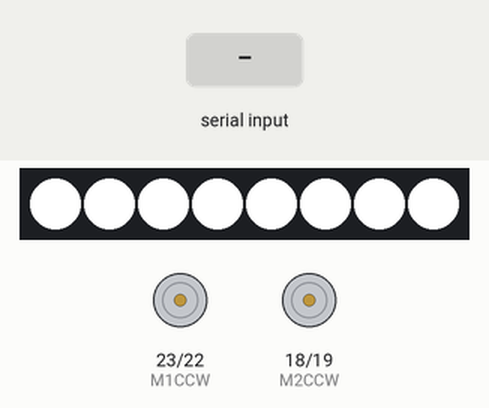
Simulated run of this sketch. Board: ESP32. On the bench: 8 RGB LEDs in strip order, left to right, motor-driver pin pairs drawn as motors (green arrow = first pin HIGH = forward, orange = second pin HIGH = backward, longer = more drive, scaled by the enable pin). Inputs (shaded band) come from the test bench. Nothing arrives over Bluetooth unless stated; what the sketch prints to the serial monitor is not drawn.

Above: at 1.2 s.
1.3 s: "F" received over the second serial link
At 2.4 s:
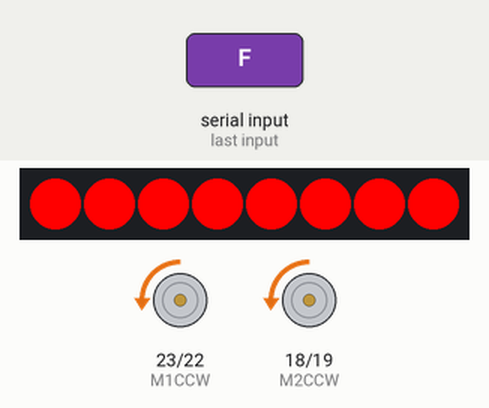
2.8 s: "R" received over the second serial link
At 3.6 s:
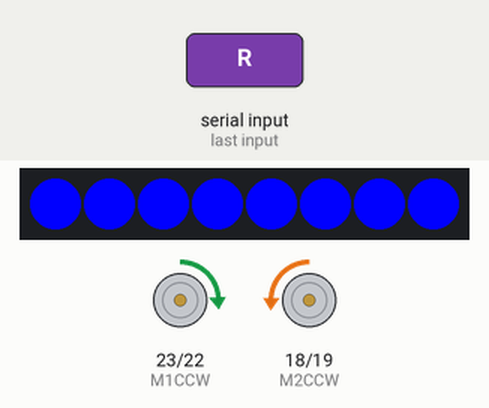
4.3 s: "L" received over the second serial link
At 4.8 s:
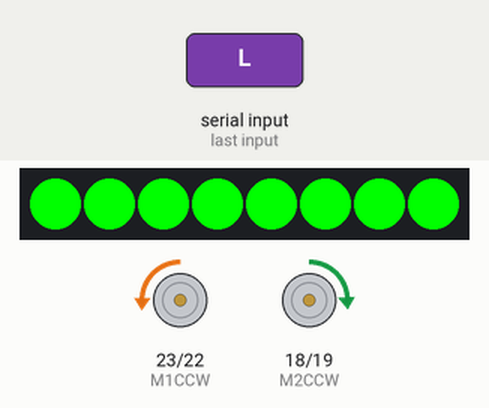
5.8 s: "B" received over the second serial link
At 7.0 s:
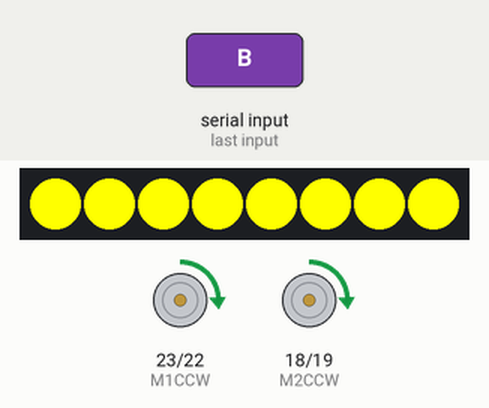
7.3 s: "T" received over the second serial link
At 8.3 s:
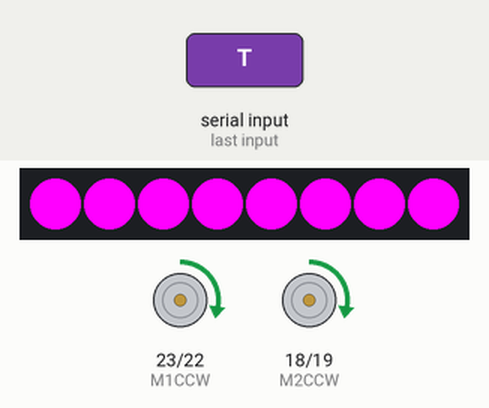
8.8 s: "X" received over the second serial link
At 9.5 s:
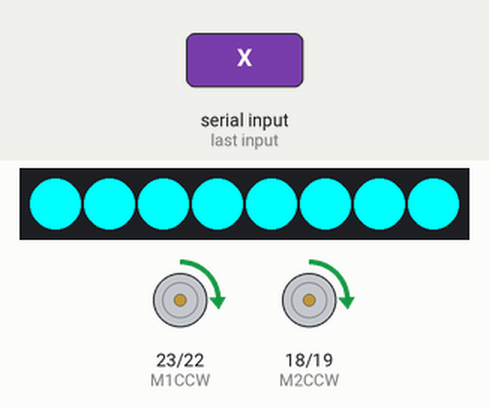
Timing chart, 0 to 11.3 s (numbered marks = the images above; inputs shaded):
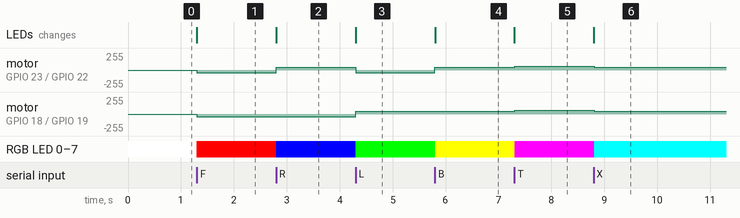

Measured:
- after the input at 1.3 s, motor on GPIO 23 (M1CCW) / GPIO 22 (M1CW), motor on GPIO 18 (M2CCW) / GPIO 19 (M2CW): stopped → backward 40/255 at once; RGB LED 0–7: RGB(255, 255, 255) → RGB(255, 0, 0) at once; the LEDs: change at once (image 1)
- after the input at 2.8 s, motor on GPIO 23 (M1CCW) / GPIO 22 (M1CW): backward 40/255 → forward 39/255 at once; RGB LED 0–7: RGB(255, 0, 0) → RGB(0, 0, 255) at once; the LEDs: change at once (image 2)
- after the input at 4.3 s, motor on GPIO 23 (M1CCW) / GPIO 22 (M1CW): forward 39/255 → backward 40/255 at once; motor on GPIO 18 (M2CCW) / GPIO 19 (M2CW): backward 40/255 → forward 39/255 at once; RGB LED 0–7: RGB(0, 0, 255) → RGB(0, 255, 0) at once; the LEDs: change at once (image 3)
- after the input at 5.8 s, motor on GPIO 23 (M1CCW) / GPIO 22 (M1CW): backward 40/255 → forward 39/255 at once; RGB LED 0–7: RGB(0, 255, 0) → RGB(255, 255, 0) at once; the LEDs: change at once (image 4)
- after the input at 7.3 s, motor on GPIO 23 (M1CCW) / GPIO 22 (M1CW), motor on GPIO 18 (M2CCW) / GPIO 19 (M2CW): forward 39/255 → forward 54/255 at once; RGB LED 0–7: RGB(255, 255, 0) → RGB(255, 0, 255) at once; the LEDs: change at once (image 5)
- after the input at 8.8 s, motor on GPIO 23 (M1CCW) / GPIO 22 (M1CW), motor on GPIO 18 (M2CCW) / GPIO 19 (M2CW): forward 54/255 → forward 39/255 at once; RGB LED 0–7: RGB(255, 0, 255) → RGB(0, 255, 255) at once; the LEDs: change at once (image 6)

The sketch:

HydroRobot.ino
```cpp
#include "BluetoothSerial.h"
#include <FastLED.h>

#if !defined(CONFIG_BT_ENABLED) || !defined(CONFIG_BLUEDROID_ENABLED)
#error Bluetooth is not enabled! Please run `make menuconfig` to and enable it
#endif

BluetoothSerial SerialBT;

const byte NUM_LEDS = 8;
const byte LED_PIN = 2;
const byte BRIGHTNESS = 255;

CRGB leds[NUM_LEDS];

const byte M1CW = 22;
const byte M1CCW = 23;
const byte M2CW = 19;
const byte M2CCW = 18;
const byte ENA = 13;
const byte ENB = 12;

#define MAX_VEL 140
#define MIN_VEL 100

int vel = MIN_VEL;  // Variável para armazenar a velocidade

char comando = '\0'; // Inicializa com valor nulo

void setup() {
  Serial.begin(921600);
  SerialBT.begin("Super hydro"); // Bluetooth device name
  Serial.println("The device started, now you can pair it with Bluetooth!");

  pinMode(M1CW, OUTPUT);
  pinMode(M1CCW, OUTPUT);
  pinMode(M2CW, OUTPUT);
  pinMode(M2CCW, OUTPUT);
  pinMode(ENA, OUTPUT);
  pinMode(ENB, OUTPUT);

  FastLED.addLeds<WS2812, LED_PIN, GRB>(leds, NUM_LEDS);
  FastLED.setBrightness(BRIGHTNESS);

  // Inicializa os LEDs na cor roxa
  set_cores(255, 255, 255);

  analogWrite(ENA, vel);
  analogWrite(ENB, vel);
}

void loop() {
  if (SerialBT.available()) {
    comando = SerialBT.read();
    Serial.println(comando);
  }

  analogWrite(ENA, vel);
  analogWrite(ENB, vel);

  switch (comando) {
    case 'F':
      analogWrite(M1CW, vel);
      analogWrite(M1CCW, 0);
      analogWrite(M2CW, vel);
      analogWrite(M2CCW, 0);
      Serial.println("Frente");
      set_cores(255, 0, 0); // Vermelho
      break;

    case 'R':
      analogWrite(M1CW, 0);
      analogWrite(M1CCW, vel);
      analogWrite(M2CW, vel);
      analogWrite(M2CCW, 0);
      Serial.println("Direita");
      set_cores(0, 0, 255); // Azul
      break;

    case 'L':
      analogWrite(M1CW, vel);
      analogWrite(M1CCW, 0);
      analogWrite(M2CW, 0);
      analogWrite(M2CCW, vel);
      Serial.println("Esquerda");
      set_cores(0, 255, 0); // Verde
      break;

    case 'B':
      analogWrite(M1CW, 0);
      analogWrite(M1CCW, vel);
      analogWrite(M2CW, 0);
      analogWrite(M2CCW, vel);
      Serial.println("Trás");
      set_cores(255, 255, 0); // Amarelo
      break;

    case '0':
      analogWrite(M1CW, 0);
      analogWrite(M1CCW, 0);
      analogWrite(M2CW, 0);
      analogWrite(M2CCW, 0);
      Serial.println("Parado");
      set_cores(255, 255, 255); // Branco
      break;

    case 'T':  // Aumenta a velocidade
      vel = min(vel + 20, MAX_VEL);
      Serial.print("Velocidade aumentada para: ");
      Serial.println(vel);
      set_cores(255, 0, 255); // Roxo
      break;

    case 'X':  // Diminui a velocidade
      vel = max(vel - 20, MIN_VEL);
      Serial.print("Velocidade reduzida para: ");
      Serial.println(vel);
      set_cores(0, 255, 255); // Amarelo
      break;
  }
}

// Define a cor de todos os LEDs
void set_cores(byte R, byte G, byte B) {
  for (int i = 0; i < NUM_LEDS; i++) {
    leds[i] = CRGB(R, G, B);
  }
  FastLED.show();
}
```
